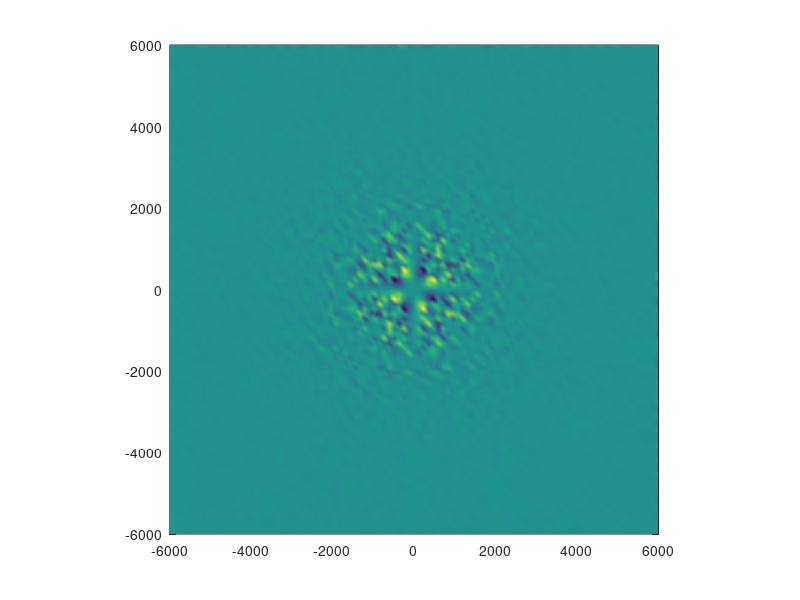

The MATLAB source for this figure: (Note: this script raises an error after producing the figure.)
% MATLAB file: two_d_geost_adjust.m for use with Chapter 7.
% Geostrophic adjustment section:  Revised  1/29/03.
% Finite difference model for linear shallow water model.
% Method is time iteration to steady state.
% Domain is f-plane channel. 
clear all
close all
Lx = 12000;  Ly = 12000;            % channel dimensions in km
Nx = 101; Ny = 101;                 % number of grid points in each direction
Nxl = Nx-1; Nyl = Ny-1;
xx=linspace(-Lx/2,Lx/2,Nx);         % Nx gridpoints in x   
yy=linspace( -Ly/2,Ly/2,Ny);        % Ny gridpoints in y
%convert distances to meters for calculations
[x,y]=meshgrid(xx*1000,yy*1000);    % Sets matrix for grid system    
dx = Lx/(Nx-1)*1000;                % grid distance in x  
dy=Ly/(Ny-1)*1000;                  % grid distance in y
%define constants and parameters
y00 = 0;             % y coordinate of disturbance maximum (m)
cor = 1.e-4;                        % coriolis parameter
A = -1000;                          % geopotential forcing amplitude
alpha = 1.e-7;                      % damping rate
CB2 = 30^2;                         % shallow wave speed squared
Rx = 1.0e6;  Ry = 1.0e6;            % forcing scales in x and y
phiinit = A./(1+((x./Rx).^2+(y./Ry).^2));   %initial disturbance
phi0 = phiinit;
%set initial velocity fields to zero
u0 = zeros(size(x)); u = u0;  un = u0;
v0 = u0; v = v0;  vn = v0;
phi = phi0;  phin = phi0;
div = zeros(size(x));
%%  time integration parameters:
nsv = 0    % counter for output figures
t=0;
time_end = input('specify ending time of integration in hours time_end =  ');
time_endsec = time_end*3600;        % ending time in seconds
dt = 1800;                          % time increment in seconds
dt2 = 2*dt;  
adt = 1-alpha*dt/2; apt= 1+alpha*dt/2;
adt2 = 1-alpha*dt;  apt2 = 1+alpha*dt;
tsave = 3600;        % interval for saving to output --and for forward stepping
ntime = fix(time_endsec/dt);        % total number of time steps
nsave = fix(time_endsec/tsave);     % number of times saved to output
t = 0;;
%take forward step as first step
% Begin time looping using leapfrog method
axis square
for s=1:ntime
    [dphix, dphiy]= gradient(phi,dx,dy);  %gradient of geopotential
    [dux, duy] = gradient(u,dx,dy);
    [dvx, dvy] = gradient(v,dx,dy);
    div=dux+dvy;
    vort=dvx-duy;
    t = t + dt;
    tt = t/tsave;
    if rem(tt,60) == 0;         % forward step to damp computational mode
        un = (adt*u +dt*(cor*v-dphix))/apt;
        vn = (adt*v+dt*(-cor*u-dphiy))/apt; 
        phin = (adt*phi+dt*(-CB2*div))/apt;
    else                        % leapfrog step 
        un = (adt2*u0 +dt2*(cor*v-dphix))/apt2;
        vn = (adt2*v0+dt2*(-cor*u-dphiy))/apt2;
        phin = (adt2*phi0+dt2*(-CB2*div))/apt2;  
    end
    %update all fields
    u0 = u;  v0 = v;  phi0 = phi;
    u = un;  v = vn;  phi = phin;
    if rem(tt,1) == 0;
        nsv = nsv+1;     
        time = tt*tsave/3600;     % show output  every hour
        
        figure(1)
        set(gca,'NextPlot','replacechildren')
        pcolor(x/1000,y/1000,vort/1.e-5)  % x, y, converted to km for graph 
        shading interp
        colorbar('v')
        caxis([-1 1])
        str1 = ['time = ' num2str(t/3600) '  hours'];
        text(-5000, -5000, str1,'Fontsize', 12)
        hold on
        % Reduces number of grid points for plotting velocity vectors
        for i=1:Nyl/2
            for j=1:Nxl/2
                xd(i,j)=x(2*i,2*j);
                yd(i,j)=y(2*i,2*j);
                uxd(i,j)=u(2*i,2*j);
                vyd(i,j)=v(2*i,2*j);
            end
        end   
        quiver(xd/1000,yd/1000,uxd,vyd,'k')
        axis([-Lx/2 Lx/2 -Ly/2  Ly/2  ])
        title('velocity (arrows),  vorticity (10^-^5 s^-^1) (color)')
        xlabel('x (km)'), ylabel('y (km)')
        H= gcf;
        M(:,nsv) = getframe(H);
        hold off
    end
end
movie(H,M,2)

%%%%%%%%%%%%%%%%%%%%%%%%%%%%%%%%%%%%%%%%%%%%%%%
